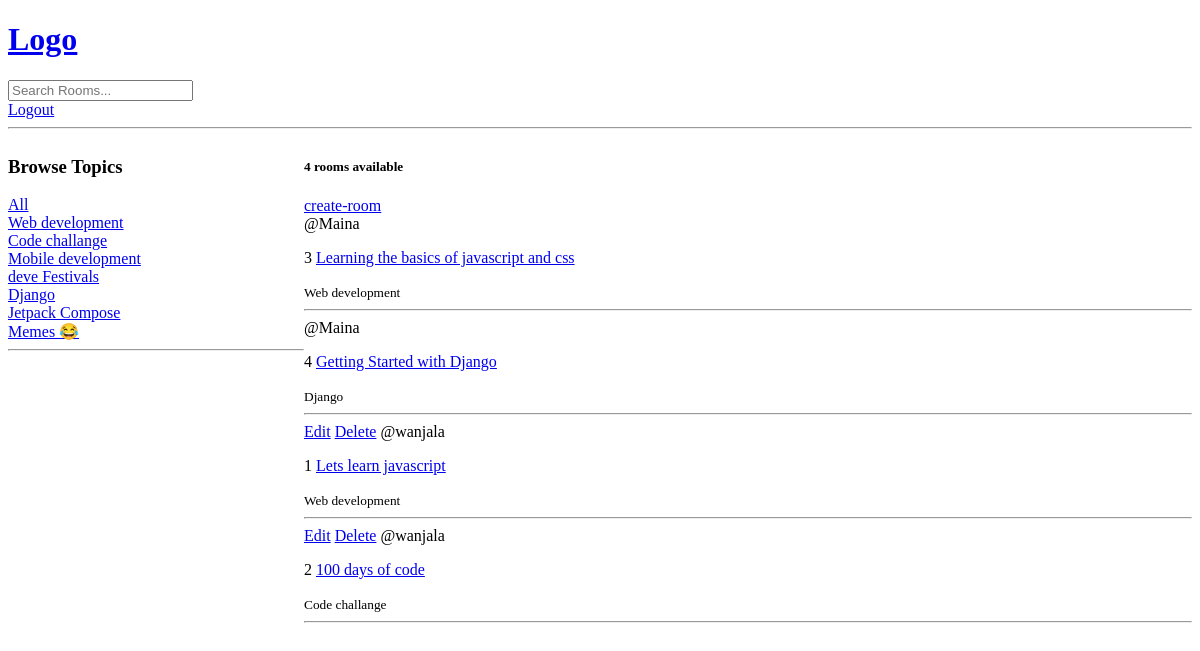
Before: / (signed in) with the older database file.
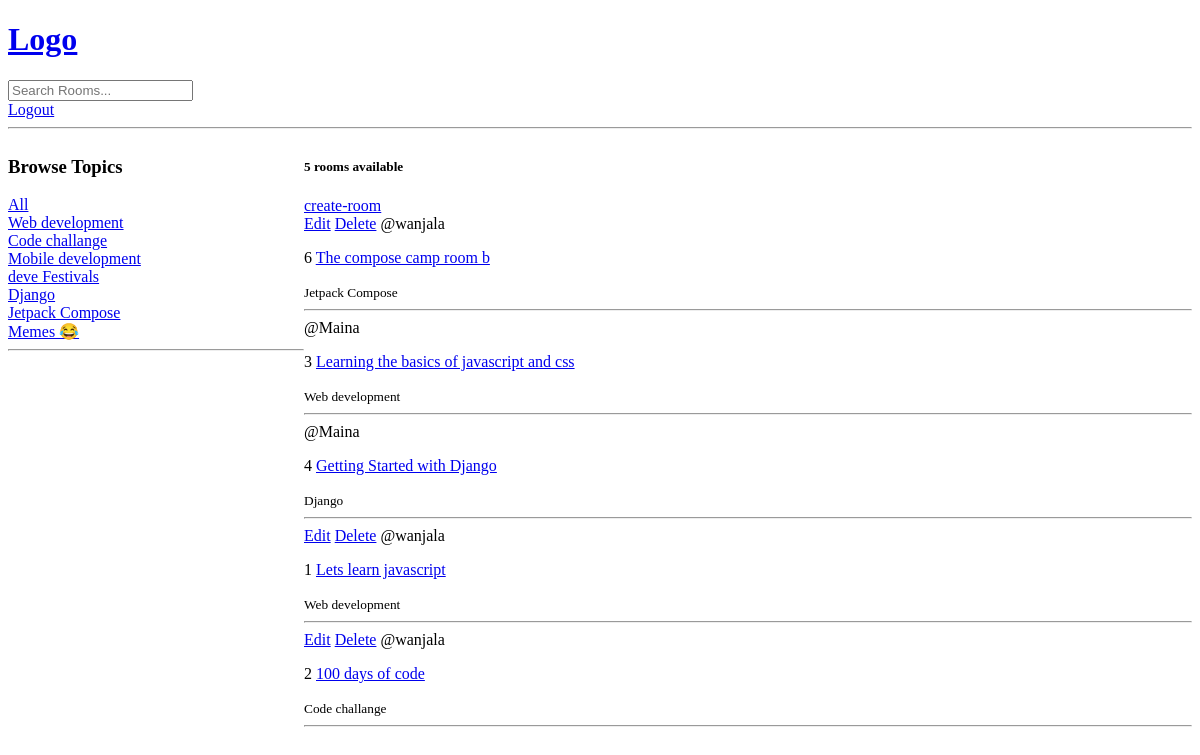
After: the same page with the newer database file.
### base/models.py (models this page shows, shortened)
class Topic(models.Model):
    name = models.CharField(max_length=200)

class Room(models.Model):
    host = models.ForeignKey(User, on_delete=models.SET_NULL, null=True)
    topic = models.ForeignKey(Topic, on_delete=models.SET_NULL, null=True)
    name = models.CharField(max_length=100)
    description = models.TextField(null=True, blank=True)
    updated = models.DateTimeField(auto_now=True)
    created = models.DateTimeField(auto_now_add=True)
    class Meta:
        ordering = ['-updated', 'created']

### base/views.py (the view)
# urls.py: 2. Add a URL to urlpatterns:  path('', views.home, name='home')
def home(request):
    q = request.GET.get('q') if request.GET.get('q') is not None else ''
    rooms = Room.objects.filter(
        Q(topic__name__icontains=q) | Q(name__icontains=q)
        | Q(description__icontains=q))
    topics = Topic.objects.all()
    room_count = rooms.count()
    context = {'rooms': rooms, 'topics': topics, 'room_count': room_count}
    return render(request, template_name="base/home.html", context=context)

### base/templates/base/home.html (shortened to what this page needs)
{% extends 'main.html' %}
{% block content %}
    <div class="home-container">
        <div>
            <h3>Browse Topics</h3>
        <div>
                    <a href="{% url 'home' %}">All</a>
                </div>
            {% for topic in topics %}
                <div>
                    <a href="{% url 'home' %}?q={{ topic.name }}">{{ topic.name }}</a>
                </div>
            {% endfor %}
            <hr>
        </div>
        <div>
        <h5>{{ room_count }} rooms available</h5>
            <a href="{% url 'create-room' %}">create-room</a>
            <div>
                {% for room in rooms %}
                    {% if request.user == room.host %}
                        <a href="{% url 'update-room' room.id %}">Edit</a>
                        <a href="{% url 'delete-room' room.id %}">Delete</a>
                    {% endif %}
                    <span>@{{ room.host.username }}</span>
                    <p>{{ room.id }} <a href="{% url 'room' room.id %}">{{ room.name }}</a></p>
                    <small>{{ room.topic.name }}</small>
                    <hr>
                {% endfor %}
            </div>
        </div>
    </div>
{% endblock %}

Changed rows visible on the page:
added Room: shows "Edit", host.username "wanjala", id "6", name "The compose camp room b", topic.name "Jetpack Compose"
Other visible differences:
{{ room_count }}: "4" → "5"
